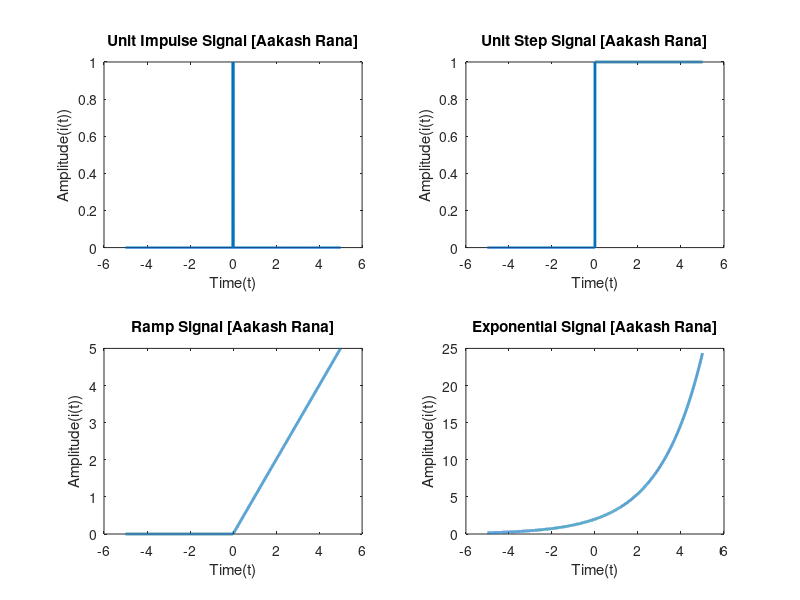

This figure's MATLAB source:
%Continuous Signals
clc
clear all
close all
n=-5:0.001:5

%unit impulse signal
i=(n==0);
subplot(2,2,1);
plot(n,i,'linewidth',2)
xlabel('Time(t)')
ylabel('Amplitude(i(t))')
title('Unit Impulse Signal [Aakash Rana]')

%unit step signal
s=(n>=0);
subplot(2,2,2);
plot(n,s,'linewidth',2)
xlabel('Time(t)')
ylabel('Amplitude(i(t))')
title('Unit Step Signal [Aakash Rana]')


%Ramp signal
r=n.*(n>=0);
subplot(2,2,3);
plot(n,r,'linewidth',2)
xlabel('Time(t)')
ylabel('Amplitude(i(t))')
title('Ramp Signal [Aakash Rana]')

%Exponential Signal
e=2.*exp(0.5*n);
subplot(2,2,4);
plot(n,e,'linewidth',2)
xlabel('Time(t)')
ylabel('Amplitude(i(t))')
title('Exponential Signal [Aakash Rana]')
